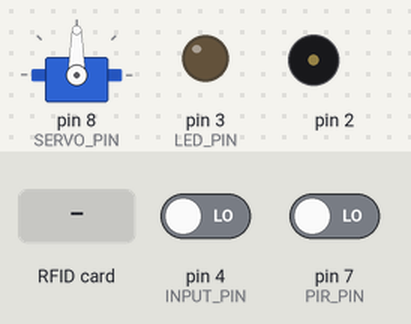
Simulated run of this sketch. Board: Arduino Uno, built with avr-gcc and run on an emulated ATmega328P. Parts: 16×20 character LCD, servo, output pins drawn as LEDs (lit = HIGH), buzzer (waves = sounding). The inputs (shaded band) are chosen by the test bench; at power-on: pin 7 (PIR_PIN) LOW, pin 4 (INPUT_PIN) LOW. Pins used as bus, display or sensor lines are not drawn; what the sketch prints to the serial monitor is not drawn.

Above: at 1.3 s.
1.4 s: RFID card 5E 7A 19 C4 held to the reader
At 2.5 s:
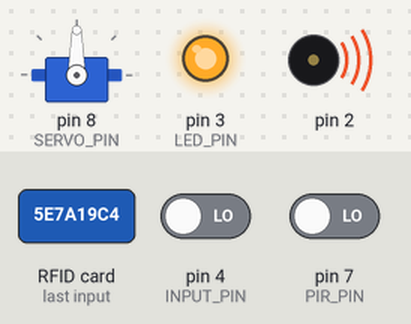
4.4 s: pin 7 (PIR_PIN) driven HIGH
At 5.8 s:
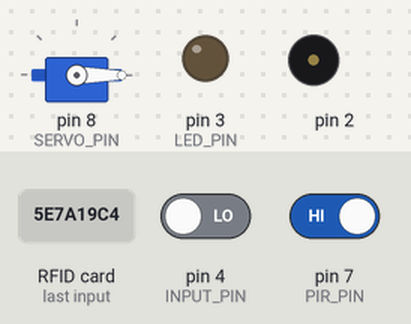
7.9 s: pin 4 (INPUT_PIN) driven HIGH
At 9.1 s:
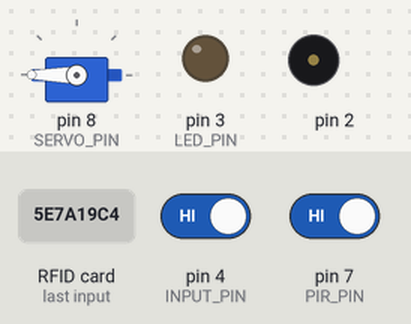
11.4 s: RFID card 5E 7A 19 C4 held to the reader
At 13.4 s:
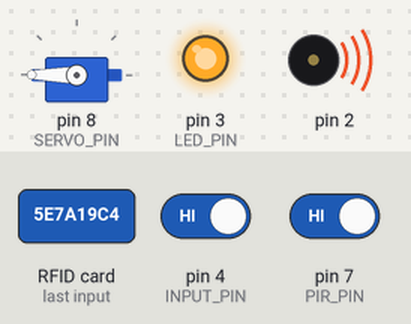
14.9 s: pin 7 (PIR_PIN) driven LOW
At 15.9 s:
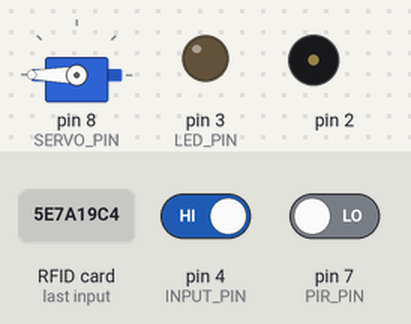
18.4 s: pin 4 (INPUT_PIN) driven LOW
At 18.4 s:
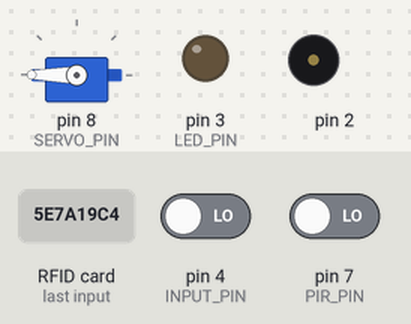
Timing chart, 0 to 20.9 s (numbered marks = the images above; inputs shaded):
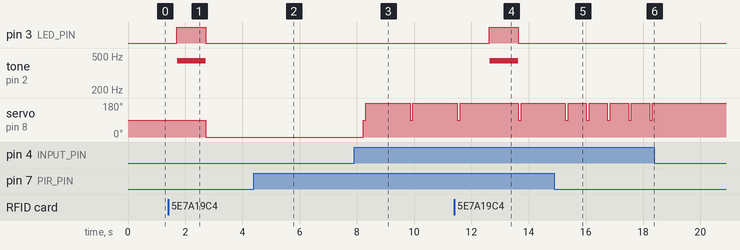

Measured:
- after the input at 1.4 s, pin 3 (LED_PIN): LOW → HIGH after 0.30 s, → LOW 1.0 s later; tone on pin 2: silent → 440 Hz after 0.31 s, → silent 1.0 s later; servo on pin 8 (SERVO_PIN): 90° → 0° after 1.3 s
- after the input at 7.9 s, servo on pin 8 (SERVO_PIN): alternates 180° for 1.5 s and 90° for 0.10 s, starting after 0.31 s
- after the input at 11.4 s, pin 3 (LED_PIN): LOW → HIGH after 1.2 s, → LOW 1.0 s later; tone on pin 2: silent → 440 Hz after 1.2 s, → silent 1.0 s later; servo on pin 8 (SERVO_PIN): 180° → 90° after 2.2 s, → 180° 0.10 s later
- after the input at 14.9 s, servo on pin 8 (SERVO_PIN): alternates 180° for 0.64 s and 90° for 0.10 s, starting after 1.1 s
- after the input at 18.4 s, servo on pin 8 (SERVO_PIN): stops changing and stays 180°

The sketch:

access_manage_test.ino
```cpp
// 출입 관리 시스템

// 필요장비
// RFID, PIR센서, I2C ㅣㅊㅇ,ㅂ
#include <SPI.h>
#include <MFRC522.h>
#include <LiquidCrystal_I2C.h>
#include <Servo.h>

#define SS_PIN 10 // RFID
#define RESET_PIN 9 // RFID 리셋
#define PIR_PIN 7 // PIR
#define LED_PIN 3 // LED
#define SERVO_PIN 8 // 서브모터
#define INPUT_PIN 4 // push 버튼
#define A 440.0000 //삐소리
int angle = 0;
byte card_uid[] = {32,158,97,28};
bool checkTrue = false;
bool checkFalse = false;
MFRC522 rfid(SS_PIN,RESET_PIN);
LiquidCrystal_I2C lcd(0x27, 16, 20); // address, 열, 행
Servo myservo;
void setup() {
  // 시리얼 통신과 SPI 통신을 초고히하며 start
  Serial.begin(9600);
  SPI.begin();
  // MFRC522 초기화
  rfid.PCD_Init();
  lcd.begin();
  pinMode(PIR_PIN,INPUT);
  pinMode(LED_PIN,OUTPUT);
  pinMode(INPUT_PIN,INPUT);
  myservo.attach(SERVO_PIN);
}

void loop() {
  come_close_people();  // 사용자가 접근할 때 실행되는 함수
  check_user();  // 미리 등록된 사용자 확인 함수
  push_door(); // push버튼 누를때 생기는 함수
}

void come_close_people(){
  int value = digitalRead(PIR_PIN);
//  Serial.println(value);
  if(value==1){
    lcd.print("come close people");
    lcd.setCursor(0,0);
    delay(1000);
  }else{
    lcd.print("no people");
    lcd.setCursor(0,0);
    delay(100);
  }
  lcd.clear();
}

void check_user() {
    if(!rfid.PICC_IsNewCardPresent() || !rfid.PICC_ReadCardSerial()) {
    delay(500);
    return;
  }
  Serial.print("카드의 Tag ID:");
  for(byte i=0;i<4;i++){
    if(card_uid[i]==rfid.uid.uidByte[i]){
    Serial.print(rfid.uid.uidByte[i]);
    Serial.print(" ");
    checkTrue = true;
    }else{
     checkFalse = true;
    }
  }
  if(checkTrue){
    lcd.print("Welcome");
    lcd.setCursor(0,0);
    angle = 90;
    myservo.write(angle);
    delay(1000);
  }
  if(checkFalse){
    digitalWrite(LED_PIN,HIGH);
    lcd.print("Wrong key");
    lcd.setCursor(0,0);
    tone(2,A);
    delay(1000);
    noTone(2);
  }
  digitalWrite(LED_PIN,LOW);
  checkTrue = false;
  checkFalse = false;
  myservo.write(angle);

}

void push_door(){
  int state = digitalRead(INPUT_PIN);
    if(digitalRead(INPUT_PIN) == HIGH) {  // open
    angle = 90;
    myservo.write(angle);
  }
  if(digitalRead(8) == HIGH) {  // close
    angle = 0;
    myservo.write(angle);
  }
  delay(100);
  int door_state = 0;
  Serial.print("state");
  Serial.println(state);
  if(state==1){
    if(door_state ==0) {
      angle = angle + 90;
      myservo.write(angle);
      door_state = 1;
    }else if(door_state ==0) {
      angle = 90;
      myservo.write(angle);
      Serial.println("close door");

    }
  }
}
```
